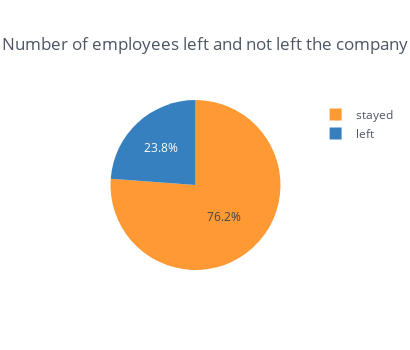

Notebook cell for this chart:
### Code cell
#Plotting pie chart
print(left_counts)
pd.DataFrame(left_counts.reset_index()).iplot(dimensions = (410,350),title = 'Number of employees left and not left the company', legend = True,
                               kind = 'pie', values = 'left', labels = 'index',  theme = 'white')

### Figure 1 — Plotly figure (JSON) as saved in the notebook; plotly's stock layout.template omitted (floating-point values rounded to 4 significant figures)
{"data": [{"labels": ["stayed", "left"], "marker": {"colors": ["rgba(255, 153, 51, 1.0)", "rgba(55, 128, 191, 1.0)"]}, "name": "", "type": "pie", "values": [11428, 3571]}], "layout": {"height": 350, "legend": {"bgcolor": "#FFFFFF", "font": {"color": "#4D5663"}}, "paper_bgcolor": "#FFFFFF", "plot_bgcolor": "#FFFFFF", "showlegend": true, "title": "Number of employees left and not left the company", "titlefont": {"color": "#4D5663"}, "width": 410}}
